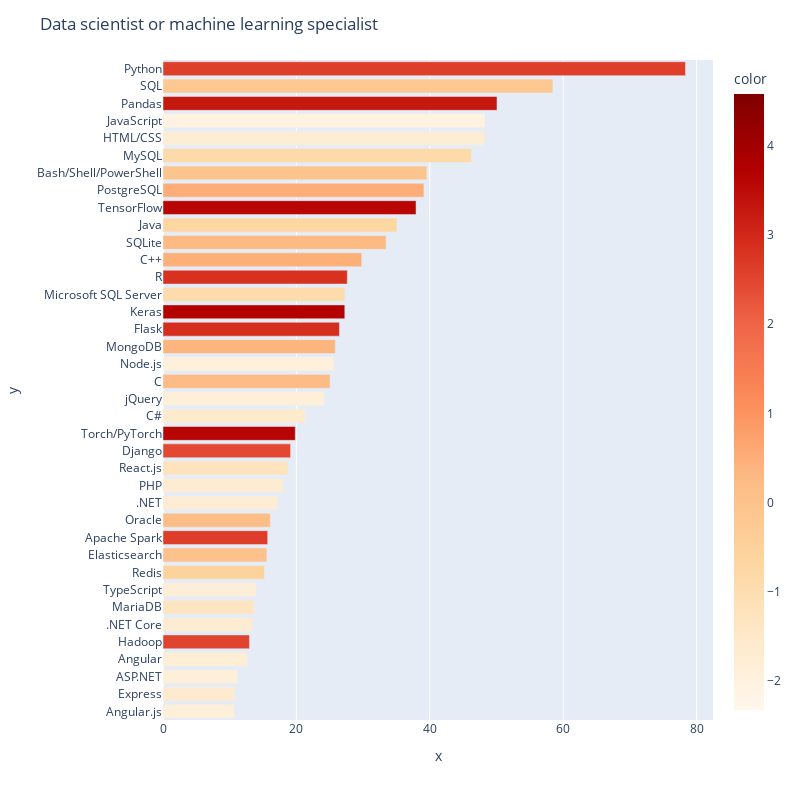

Notebook code for this chart:
### Code cell
threshold = 10

single_role_skills = single_role_skills[single_role_skills['percentage'] > threshold]

fig = px.bar(df,
            y=single_role_skills.index,
            x=single_role_skills['percentage'],
            color=single_role_skills['specificity'],
            color_continuous_scale='orrd',
            range_color=[std_skills.values.min(),std_skills.values.max()],
            orientation='h')

fig.update_layout(width=800,height=800, title=role)

fig.show()

### Figure 1 — Plotly figure (JSON) as saved in the notebook; plotly's stock layout.template omitted (floating-point values rounded to 4 significant figures)
{"data": [{"alignmentgroup": "True", "hovertemplate": "x=%{x}<br>y=%{y}<br>color=%{marker.color}<extra></extra>", "legendgroup": "", "marker": {"color": [-1.872, -1.627, -1.875, -1.777, 2.527, -1.709, -1.333, -1.811, -0.5587, 0.04607, 2.646, 0.1959, -1.743, -1.706, -1.239, 2.458, 3.623, -1.585, -1.861, 0.2153, -1.946, 0.3861, 2.894, 3.681, -0.9006, 2.837, 0.4973, 0.28, -0.6774, 3.611, 0.5312, -0.07896, -0.8526, -1.761, -2.055, 3.292, -0.1805, 2.615], "coloraxis": "coloraxis", "pattern": {"shape": ""}}, "name": "", "offsetgroup": "", "orientation": "h", "showlegend": false, "textposition": "auto", "type": "bar", "x": [10.76, 10.78, 11.16, 12.64, 12.96, 13.44, 13.67, 13.99, 15.22, 15.57, 15.7, 16.1, 17.2, 18.0, 18.76, 19.13, 19.83, 21.34, 24.17, 25.05, 25.65, 25.83, 26.45, 27.26, 27.26, 27.63, 29.79, 33.45, 35.06, 37.94, 39.12, 39.57, 46.26, 48.24, 48.27, 50.08, 58.45, 78.34], "xaxis": "x", "y": ["Angular.js", "Express", "ASP.NET", "Angular", "Hadoop", ".NET Core", "MariaDB", "TypeScript", "Redis", "Elasticsearch", "Apache Spark", "Oracle", ".NET", "PHP", "React.js", "Django", "Torch/PyTorch", "C#", "jQuery", "C", "Node.js", "MongoDB", "Flask", "Keras", "Microsoft SQL Server", "R", "C++", "SQLite", "Java", "TensorFlow", "PostgreSQL", "Bash/Shell/PowerShell", "MySQL", "HTML/CSS", "JavaScript", "Pandas", "SQL", "Python"], "yaxis": "y"}], "layout": {"barmode": "relative", "coloraxis": {"cmax": 4.579, "cmin": -2.324, "colorbar": {"title": {"text": "color"}}, "colorscale": [[0, "rgb(255,247,236)"], [0.125, "rgb(254,232,200)"], [0.25, "rgb(253,212,158)"], [0.375, "rgb(253,187,132)"], [0.5, "rgb(252,141,89)"], [0.625, "rgb(239,101,72)"], [0.75, "rgb(215,48,31)"], [0.875, "rgb(179,0,0)"], [1, "rgb(127,0,0)"]]}, "height": 800, "legend": {"tracegroupgap": 0}, "margin": {"t": 60}, "title": {"text": "Data scientist or machine learning specialist"}, "width": 800, "xaxis": {"anchor": "y", "autorange": true, "domain": [0, 1], "range": [0, 82.46], "title": {"text": "x"}, "type": "linear"}, "yaxis": {"anchor": "x", "autorange": true, "domain": [0, 1], "range": [-0.5, 37.5], "title": {"text": "y"}, "type": "category"}}}
